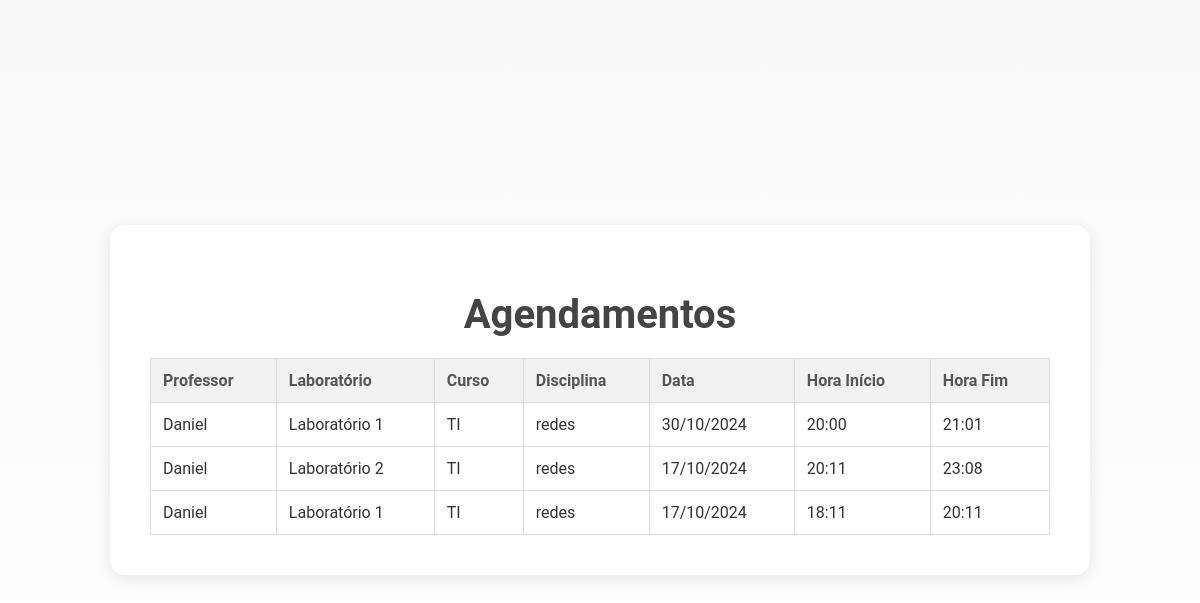
The page /ver_agendamentos on the database its author committed.
### tables this page shows
CREATE TABLE agendamentos (
        id INTEGER PRIMARY KEY AUTOINCREMENT,
        professor TEXT,
        laboratorio TEXT,
        curso TEXT,
        disciplina TEXT,
        data TEXT,
        hora_inicio TEXT,
        hora_fim TEXT
    );

### main.py (the view)
@app.route('/ver_agendamentos')
def ver_agendamentos():
    conn, cursor = conectar_banco()
    cursor.execute("SELECT professor, laboratorio, curso, disciplina, data, hora_inicio, hora_fim FROM agendamentos")
    agendamentos = cursor.fetchall()
    conn.close()
    for i in range(len(agendamentos)):
        try:
            data_formatada = datetime.strptime(agendamentos[i][4], "%Y-%m-%d").strftime("%d/%m/%Y")  # 4 é o índice da data
            hora_inicio_formatada = datetime.strptime(agendamentos[i][5], "%H:%M").strftime("%H:%M")  # 5 é o índice da hora de início
            hora_fim_formatada = datetime.strptime(agendamentos[i][6], "%H:%M").strftime("%H:%M")  # 6 é o índice da hora de fim
            agendamentos[i] = (agendamentos[i][0], agendamentos[i][1], agendamentos[i][2], agendamentos[i][3], data_formatada, hora_inicio_formatada, hora_fim_formatada)
        except ValueError:
            agendamentos[i] = (agendamentos[i][0], agendamentos[i][1], agendamentos[i][2], agendamentos[i][3], "Data inválida", "Hora inválida", "Hora inválida")
    return render_template('ver_agendamentos.html', agendamentos=agendamentos)

### main.py (called while the page is built)
def conectar_banco():
    conn = sqlite3.connect('agendamentos.db')
    cursor = conn.cursor()
    cursor.execute('''
    CREATE TABLE IF NOT EXISTS agendamentos (
        id INTEGER PRIMARY KEY AUTOINCREMENT,
        professor TEXT,
        laboratorio TEXT,
        curso TEXT,
        disciplina TEXT,
        data TEXT,
        hora_inicio TEXT,
        hora_fim TEXT
    )
    ''')
    conn.commit()
    return conn, cursor

### templates/ver_agendamentos.html (shortened to what this page needs)
<!DOCTYPE html>
<html lang="pt-BR">
<head>
    <link rel="stylesheet" type="text/css" href="{{ url_for('static', filename='styles.css') }}">
</head>
<body>
    <div class="table-container">
        <h1>Agendamentos</h1>
        <table>
            <thead>
                <tr>
                    <th>Professor</th>
                    <th>Laboratório</th>
                    <th>Curso</th>
                    <th>Disciplina</th>
                    <th>Data</th>
                    <th>Hora Início</th>
                    <th>Hora Fim</th>
                </tr>
            </thead>
            <tbody>
                {% for agendamento in agendamentos %}
                <tr>
                    <td>{{ agendamento[0] }}</td>
                    <td>{{ agendamento[1] }}</td>
                    <td>{{ agendamento[2] }}</td>
                    <td>{{ agendamento[3] }}</td>
                    <td>{{ agendamento[4] }}</td>
                    <td>{{ agendamento[5] }}</td>
                    <td>{{ agendamento[6] }}</td>
                </tr>
                {% endfor %}
            </tbody>
        </table>
    </div>
</body>
</html>

### static/styles.css (style rules this page uses)
body { background: linear-gradient(to bottom, #f9f9f9, #ffffff); font-family: 'Roboto', sans-serif; margin: 0; padding: 0; display: flex; justify-content: center; align-items: center; min-height: 100vh; color: #333; }
h1 { color: #444; text-align: center; font-size: 2.5rem; margin-bottom: 20px; }
.table-container { background-color: #ffffff; padding: 40px; border-radius: 15px; box-shadow: 0 4px 15px rgba(0, 0, 0, 0.1); max-width: 900px; width: 100%; margin: 20px auto; }
table { width: 100%; border-collapse: collapse; margin-top: 20px; }
th, td { border: 1px solid #ddd; padding: 12px; text-align: left; }
th { background-color: #f2f2f2; font-weight: bold; color: #555; }
td { background-color: #fff; color: #333; }
tr:nth-child(even) { background-color: #f9f9f9; }

### rows shown on the page
agendamentos: professor "Daniel", laboratorio "Laboratório 1", curso "TI", disciplina "redes", data "30/10/2024", hora_inicio "20:00", hora_fim "21:01"
agendamentos: professor "Daniel", laboratorio "Laboratório 2", curso "TI", disciplina "redes", data "17/10/2024", hora_inicio "20:11", hora_fim "23:08"
agendamentos: professor "Daniel", laboratorio "Laboratório 1", curso "TI", disciplina "redes", data "17/10/2024", hora_inicio "18:11", hora_fim "20:11"
